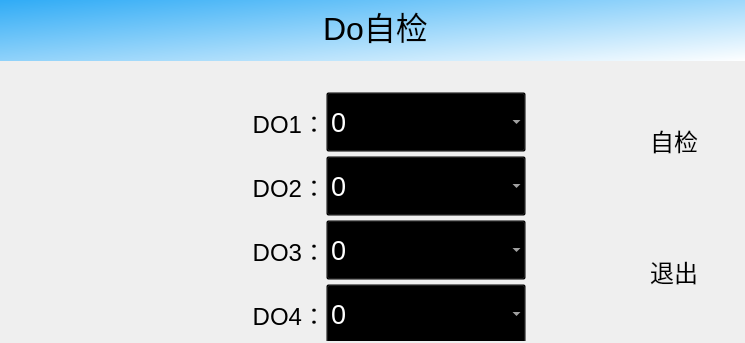
<?xml version="1.0" encoding="UTF-8"?>
<ui version="4.0">
 <class>DialogSetupDoCheck</class>
 <widget class="QDialog" name="DialogSetupDoCheck">
  <property name="geometry">
   <rect>
    <x>0</x>
    <y>0</y>
    <width>745</width>
    <height>343</height>
   </rect>
  </property>
  <property name="windowTitle">
   <string>Dialog</string>
  </property>
  <widget class="QWidget" name="horizontalLayoutWidget">
   <property name="geometry">
    <rect>
     <x>0</x>
     <y>0</y>
     <width>751</width>
     <height>341</height>
    </rect>
   </property>
   <layout class="QHBoxLayout" name="hLayoutMain" stretch="0">
    <property name="spacing">
     <number>0</number>
    </property>
    <property name="leftMargin">
     <number>0</number>
    </property>
    <property name="topMargin">
     <number>0</number>
    </property>
    <property name="rightMargin">
     <number>0</number>
    </property>
    <property name="bottomMargin">
     <number>0</number>
    </property>
    <item>
     <layout class="QVBoxLayout" name="verticalLayout" stretch="0">
      <property name="spacing">
       <number>0</number>
      </property>
      <property name="leftMargin">
       <number>0</number>
      </property>
      <property name="topMargin">
       <number>0</number>
      </property>
      <property name="rightMargin">
       <number>0</number>
      </property>
      <property name="bottomMargin">
       <number>0</number>
      </property>
      <item>
       <widget class="QFrame" name="frameParaments">
        <property name="styleSheet">
         <string notr="true">background-color: transparent;color:white;</string>
        </property>
        <property name="frameShape">
         <enum>QFrame::NoFrame</enum>
        </property>
        <property name="frameShadow">
         <enum>QFrame::Raised</enum>
        </property>
        <property name="lineWidth">
         <number>0</number>
        </property>
        <widget class="QWidget" name="layoutWidget_2">
         <property name="geometry">
          <rect>
           <x>0</x>
           <y>60</y>
           <width>611</width>
           <height>287</height>
          </rect>
         </property>
         <layout class="QGridLayout" name="gridLayout" rowstretch="1,0,0,0" columnstretch="0,0">
          <property name="leftMargin">
           <number>25</number>
          </property>
          <property name="topMargin">
           <number>30</number>
          </property>
          <property name="rightMargin">
           <number>85</number>
          </property>
          <property name="bottomMargin">
           <number>0</number>
          </property>
          <property name="spacing">
           <number>0</number>
          </property>
          <item row="2" column="0">
           <widget class="QLabel" name="lbDO3">
            <property name="minimumSize">
             <size>
              <width>0</width>
              <height>64</height>
             </size>
            </property>
            <property name="font">
             <font>
              <pointsize>18</pointsize>
             </font>
            </property>
            <property name="styleSheet">
             <string notr="true">background-color: transparent;
color: black;</string>
            </property>
            <property name="text">
             <string>DO3：</string>
            </property>
            <property name="alignment">
             <set>Qt::AlignRight|Qt::AlignTrailing|Qt::AlignVCenter</set>
            </property>
           </widget>
          </item>
          <item row="1" column="0">
           <widget class="QLabel" name="lbDO2">
            <property name="minimumSize">
             <size>
              <width>0</width>
              <height>64</height>
             </size>
            </property>
            <property name="font">
             <font>
              <pointsize>18</pointsize>
             </font>
            </property>
            <property name="styleSheet">
             <string notr="true">background-color: transparent;
color: black;</string>
            </property>
            <property name="text">
             <string>DO2：</string>
            </property>
            <property name="alignment">
             <set>Qt::AlignRight|Qt::AlignTrailing|Qt::AlignVCenter</set>
            </property>
           </widget>
          </item>
          <item row="3" column="0">
           <widget class="QLabel" name="lbDO4">
            <property name="minimumSize">
             <size>
              <width>0</width>
              <height>64</height>
             </size>
            </property>
            <property name="font">
             <font>
              <pointsize>18</pointsize>
             </font>
            </property>
            <property name="styleSheet">
             <string notr="true">background-color: transparent;
color: black;</string>
            </property>
            <property name="text">
             <string>DO4：</string>
            </property>
            <property name="alignment">
             <set>Qt::AlignRight|Qt::AlignTrailing|Qt::AlignVCenter</set>
            </property>
           </widget>
          </item>
          <item row="2" column="1">
           <widget class="QComboBox" name="cmbDO3">
            <property name="enabled">
             <bool>true</bool>
            </property>
            <property name="sizePolicy">
             <sizepolicy hsizetype="Ignored" vsizetype="Fixed">
              <horstretch>0</horstretch>
              <verstretch>0</verstretch>
             </sizepolicy>
            </property>
            <property name="minimumSize">
             <size>
              <width>0</width>
              <height>60</height>
             </size>
            </property>
            <property name="maximumSize">
             <size>
              <width>200</width>
              <height>60</height>
             </size>
            </property>
            <property name="baseSize">
             <size>
              <width>200</width>
              <height>60</height>
             </size>
            </property>
            <property name="font">
             <font>
              <pointsize>20</pointsize>
             </font>
            </property>
            <property name="autoFillBackground">
             <bool>false</bool>
            </property>
            <property name="styleSheet">
             <string notr="true">QComboBox{
     background: rgba(0,0,0,0); 
     background-color: transparent;
     color:black;
     border: 0px solid gray;
     border-radius:3px;
     padding: 1px 2px 1px 2px;
     selection-background-color: blue;
}
QComboBox::drop-down{
    background-color: transparent;
    subcontrol-origin: padding;
    subcontrol-position:top right;
    width:60px;
    border-left-width:0px; 
    border-top-right-radius:3px;
    border-bottom-right-radius:3px;
}
QComboBox  QAbstractItemView{
    background-color: green;
    border-radius:3px;    
}
QComboBox  QAbstractItemView::item{
    height:50px;    
}
color: black;</string>
            </property>
            <property name="currentText">
             <string>0</string>
            </property>
            <property name="sizeAdjustPolicy">
             <enum>QComboBox::AdjustToContents</enum>
            </property>
            <property name="iconSize">
             <size>
              <width>32</width>
              <height>32</height>
             </size>
            </property>
            <property name="frame">
             <bool>false</bool>
            </property>
            <item>
             <property name="text">
              <string>0</string>
             </property>
            </item>
            <item>
             <property name="text">
              <string>1</string>
             </property>
            </item>
           </widget>
          </item>
          <item row="0" column="1">
           <widget class="QComboBox" name="cmbDO1">
            <property name="enabled">
             <bool>true</bool>
            </property>
            <property name="sizePolicy">
             <sizepolicy hsizetype="Ignored" vsizetype="Fixed">
              <horstretch>0</horstretch>
              <verstretch>0</verstretch>
             </sizepolicy>
            </property>
            <property name="minimumSize">
             <size>
              <width>0</width>
              <height>60</height>
             </size>
            </property>
            <property name="maximumSize">
             <size>
              <width>200</width>
              <height>60</height>
             </size>
            </property>
            <property name="baseSize">
             <size>
              <width>200</width>
              <height>60</height>
             </size>
            </property>
            <property name="font">
             <font>
              <pointsize>20</pointsize>
             </font>
            </property>
            <property name="autoFillBackground">
             <bool>false</bool>
            </property>
            <property name="styleSheet">
             <string notr="true">QComboBox{
     background: rgba(0,0,0,0); 
     background-color: transparent;
     color:black;
     border: 0px solid gray;
     border-radius:3px;
     padding: 1px 2px 1px 2px;
     selection-background-color: blue;
}
QComboBox::drop-down{
    background-color: transparent;
    subcontrol-origin: padding;
    subcontrol-position:top right;
    width:60px;
    border-left-width:0px; 
    border-top-right-radius:3px;
    border-bottom-right-radius:3px;
}
QComboBox  QAbstractItemView{
    background-color: green;
    border-radius:3px;    
}
QComboBox  QAbstractItemView::item{
    height:50px;    
}
color: black;</string>
            </property>
            <property name="currentText">
             <string>0</string>
            </property>
            <property name="sizeAdjustPolicy">
             <enum>QComboBox::AdjustToContents</enum>
            </property>
            <property name="iconSize">
             <size>
              <width>32</width>
              <height>32</height>
             </size>
            </property>
            <property name="frame">
             <bool>false</bool>
            </property>
            <item>
             <property name="text">
              <string>0</string>
             </property>
            </item>
            <item>
             <property name="text">
              <string>1</string>
             </property>
            </item>
           </widget>
          </item>
          <item row="0" column="0">
           <widget class="QLabel" name="lbDO1">
            <property name="minimumSize">
             <size>
              <width>0</width>
              <height>64</height>
             </size>
            </property>
            <property name="font">
             <font>
              <pointsize>18</pointsize>
             </font>
            </property>
            <property name="styleSheet">
             <string notr="true">background-color: transparent;
color: black;</string>
            </property>
            <property name="text">
             <string>DO1：</string>
            </property>
            <property name="alignment">
             <set>Qt::AlignRight|Qt::AlignTrailing|Qt::AlignVCenter</set>
            </property>
           </widget>
          </item>
          <item row="1" column="1">
           <widget class="QComboBox" name="cmbDO2">
            <property name="enabled">
             <bool>true</bool>
            </property>
            <property name="sizePolicy">
             <sizepolicy hsizetype="Ignored" vsizetype="Fixed">
              <horstretch>0</horstretch>
              <verstretch>0</verstretch>
             </sizepolicy>
            </property>
            <property name="minimumSize">
             <size>
              <width>0</width>
              <height>60</height>
             </size>
            </property>
            <property name="maximumSize">
             <size>
              <width>200</width>
              <height>60</height>
             </size>
            </property>
            <property name="baseSize">
             <size>
              <width>200</width>
              <height>60</height>
             </size>
            </property>
            <property name="font">
             <font>
              <pointsize>20</pointsize>
             </font>
            </property>
            <property name="autoFillBackground">
             <bool>false</bool>
            </property>
            <property name="styleSheet">
             <string notr="true">QComboBox{
     background: rgba(0,0,0,0); 
     background-color: transparent;
     color:black;
     border: 0px solid gray;
     border-radius:3px;
     padding: 1px 2px 1px 2px;
     selection-background-color: blue;
}
QComboBox::drop-down{
    background-color: transparent;
    subcontrol-origin: padding;
    subcontrol-position:top right;
    width:60px;
    border-left-width:0px; 
    border-top-right-radius:3px;
    border-bottom-right-radius:3px;
}
QComboBox  QAbstractItemView{
    background-color: green;
    border-radius:3px;    
}
QComboBox  QAbstractItemView::item{
    height:50px;    
}
color: black;</string>
            </property>
            <property name="currentText">
             <string>0</string>
            </property>
            <property name="sizeAdjustPolicy">
             <enum>QComboBox::AdjustToContents</enum>
            </property>
            <property name="iconSize">
             <size>
              <width>32</width>
              <height>32</height>
             </size>
            </property>
            <property name="frame">
             <bool>false</bool>
            </property>
            <item>
             <property name="text">
              <string>0</string>
             </property>
            </item>
            <item>
             <property name="text">
              <string>1</string>
             </property>
            </item>
           </widget>
          </item>
          <item row="3" column="1">
           <widget class="QComboBox" name="cmbDO4">
            <property name="enabled">
             <bool>true</bool>
            </property>
            <property name="sizePolicy">
             <sizepolicy hsizetype="Ignored" vsizetype="Fixed">
              <horstretch>0</horstretch>
              <verstretch>0</verstretch>
             </sizepolicy>
            </property>
            <property name="minimumSize">
             <size>
              <width>0</width>
              <height>60</height>
             </size>
            </property>
            <property name="maximumSize">
             <size>
              <width>200</width>
              <height>60</height>
             </size>
            </property>
            <property name="baseSize">
             <size>
              <width>200</width>
              <height>60</height>
             </size>
            </property>
            <property name="font">
             <font>
              <pointsize>20</pointsize>
             </font>
            </property>
            <property name="autoFillBackground">
             <bool>false</bool>
            </property>
            <property name="styleSheet">
             <string notr="true">QComboBox{
     background: rgba(0,0,0,0); 
     background-color: transparent;
     color:black;
     border: 0px solid gray;
     border-radius:3px;
     padding: 1px 2px 1px 2px;
     selection-background-color: blue;
}
QComboBox::drop-down{
    background-color: transparent;
    subcontrol-origin: padding;
    subcontrol-position:top right;
    width:60px;
    border-left-width:0px; 
    border-top-right-radius:3px;
    border-bottom-right-radius:3px;
}
QComboBox  QAbstractItemView{
    background-color: green;
    border-radius:3px;    
}
QComboBox  QAbstractItemView::item{
    height:50px;    
}
color: black;</string>
            </property>
            <property name="currentText">
             <string>0</string>
            </property>
            <property name="sizeAdjustPolicy">
             <enum>QComboBox::AdjustToContents</enum>
            </property>
            <property name="iconSize">
             <size>
              <width>32</width>
              <height>32</height>
             </size>
            </property>
            <property name="frame">
             <bool>false</bool>
            </property>
            <item>
             <property name="text">
              <string>0</string>
             </property>
            </item>
            <item>
             <property name="text">
              <string>1</string>
             </property>
            </item>
           </widget>
          </item>
         </layout>
        </widget>
        <widget class="QLabel" name="label">
         <property name="geometry">
          <rect>
           <x>0</x>
           <y>-10</y>
           <width>751</width>
           <height>71</height>
          </rect>
         </property>
         <property name="font">
          <font>
           <pointsize>24</pointsize>
          </font>
         </property>
         <property name="styleSheet">
          <string notr="true">color: black;
background-color:  qlineargradient(spread:pad, x1:0, y1:0, x2:1, y2:1, stop:0 #20A5F5, stop:1 #FFFFFF);</string>
         </property>
         <property name="text">
          <string>Do自检</string>
         </property>
         <property name="alignment">
          <set>Qt::AlignCenter</set>
         </property>
        </widget>
        <widget class="QWidget" name="verticalLayoutWidget">
         <property name="geometry">
          <rect>
           <x>610</x>
           <y>60</y>
           <width>131</width>
           <height>291</height>
          </rect>
         </property>
         <layout class="QVBoxLayout" name="verticalLayout_2">
          <item>
           <widget class="QToolButton" name="btnCheck">
            <property name="minimumSize">
             <size>
              <width>128</width>
              <height>90</height>
             </size>
            </property>
            <property name="font">
             <font>
              <pointsize>18</pointsize>
             </font>
            </property>
            <property name="focusPolicy">
             <enum>Qt::NoFocus</enum>
            </property>
            <property name="styleSheet">
             <string notr="true">background: rgba(255,255,255,0);
color: black;</string>
            </property>
            <property name="text">
             <string>自检</string>
            </property>
            <property name="icon">
             <iconset resource="Images.qrc">
              <normaloff>:/Images/厨电_自检.png</normaloff>:/Images/厨电_自检.png</iconset>
            </property>
            <property name="iconSize">
             <size>
              <width>64</width>
              <height>64</height>
             </size>
            </property>
            <property name="toolButtonStyle">
             <enum>Qt::ToolButtonTextUnderIcon</enum>
            </property>
            <property name="autoRaise">
             <bool>true</bool>
            </property>
           </widget>
          </item>
          <item>
           <widget class="QToolButton" name="btnClose">
            <property name="minimumSize">
             <size>
              <width>128</width>
              <height>90</height>
             </size>
            </property>
            <property name="font">
             <font>
              <pointsize>18</pointsize>
             </font>
            </property>
            <property name="focusPolicy">
             <enum>Qt::NoFocus</enum>
            </property>
            <property name="styleSheet">
             <string notr="true">background: rgba(255,255,255,0);
color: black;</string>
            </property>
            <property name="text">
             <string>退出</string>
            </property>
            <property name="icon">
             <iconset resource="Images.qrc">
              <normaloff>:/Images/退出,出.png</normaloff>:/Images/退出,出.png</iconset>
            </property>
            <property name="iconSize">
             <size>
              <width>64</width>
              <height>64</height>
             </size>
            </property>
            <property name="toolButtonStyle">
             <enum>Qt::ToolButtonTextUnderIcon</enum>
            </property>
            <property name="autoRaise">
             <bool>true</bool>
            </property>
           </widget>
          </item>
         </layout>
        </widget>
       </widget>
      </item>
     </layout>
    </item>
   </layout>
  </widget>
 </widget>
 <resources>
  <include location="Images.qrc"/>
 </resources>
 <connections/>
</ui>
